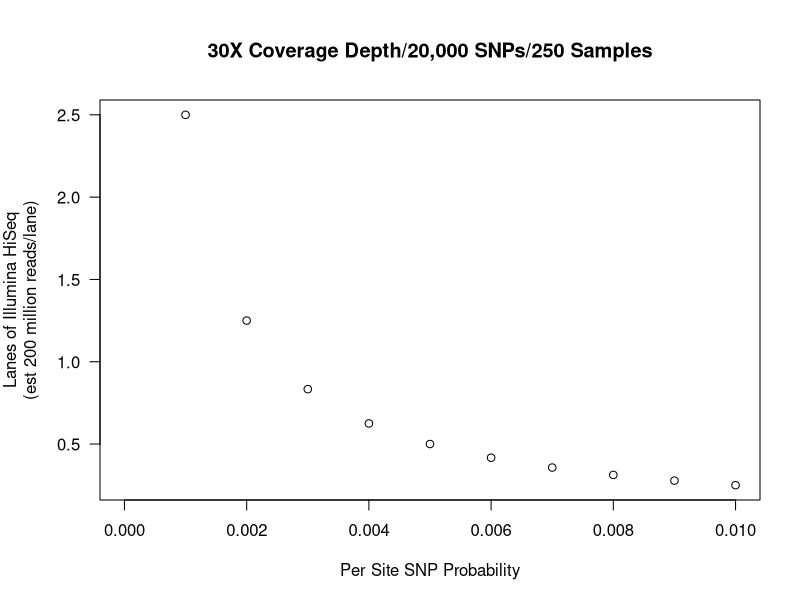

The R source for this figure:
#Number of reads required for different estimates of phi

d=30 #coverage depth
fl=300 #average fragment length
x=20000 #desired number of SNPs
n=250 #number of samples

phi=seq(0,0.01,by=0.001)

nr=n*d*(x/phi)/fl
nl=nr/200000000
par(mar=c(5,5,5,2))
plot(phi, nl, xlab="Per Site SNP Probability",  
     ylab="Lanes of Illumina HiSeq\n(est 200 million reads/lane)",
     main="30X Coverage Depth/20,000 SNPs/250 Samples", las=1)
  

